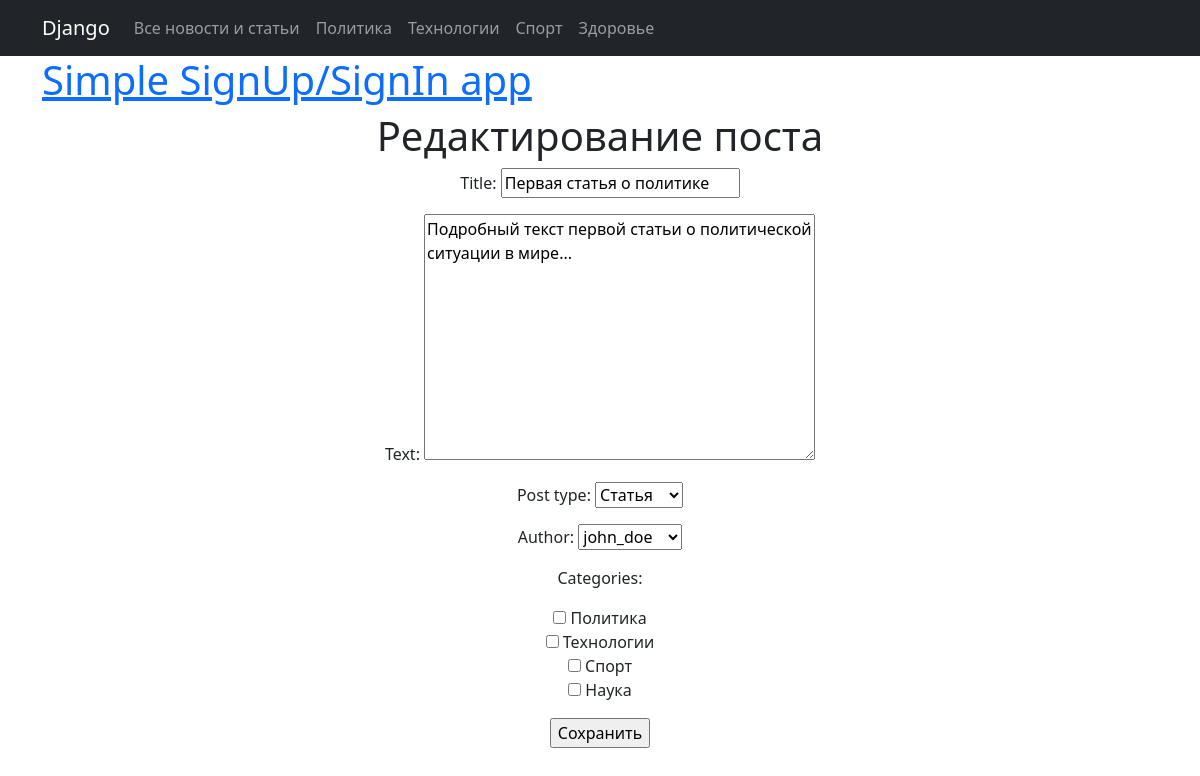
The app's page /posts/1/edit/ (signed in) with its own data.
### post_news/models.py (models this page shows, shortened)
class Post(models.Model):
    NEWS = 'NW'
    ARTICLE = 'AR'
    POST_TYPES = [
        (NEWS, 'Новость'),
        (ARTICLE, 'Статья')
    ]
    author = models.ForeignKey(Author, on_delete=models.CASCADE)
    post_type = models.CharField(max_length=2, choices=POST_TYPES, default=NEWS)
    created_at = models.DateTimeField(auto_now_add=True)
    categories = models.ManyToManyField(Category, through='PostCategory')
    title = models.CharField(max_length=255)
    text = models.TextField()
    rating = models.IntegerField(default=0)

### post_news/views.py (the view)
# urls.py: path('<int:pk>/edit/', PostUpdateView.as_view(), name='post_edit'),
class PostUpdateView(LoginRequiredMixin, PermissionRequiredMixin, UpdateView):
    model = Post
    form_class = PostForm
    template_name = 'post_edit.html'
    success_url = reverse_lazy('post_list')
    login_url = reverse_lazy('account_login')
    permission_required = 'post_news.change_post'
    raise_exception = True

### post_news/forms.py (shortened to what this page needs)
class PostForm(forms.ModelForm):
    categories = forms.ModelMultipleChoiceField(
        queryset=Category.objects.all(),
        widget=forms.CheckboxSelectMultiple,
        required=True
    )
    class Meta:
        model = Post
        fields = [
            'title',
            'text',
            'post_type',
            'author'
        ]

### post_news/models.py (called while the page is built)
    def __str__(self):
        return self.user.username

    def __str__(self):
        return self.name

### templates/post_edit.html (shortened to what this page needs)
{% extends 'flatpages/default.html' %}
{% block content %}
<h1>Редактирование поста</h1>
<form method="post">
    {{ form.as_p }}
    <input type="submit" value="Сохранить">
</form>
{% endblock %}

### records on screen
Post: title "Первая статья о политике", text "Подробный текст первой статьи о политической ситуации в мире...", post_type "Статья", author "john_doe"
